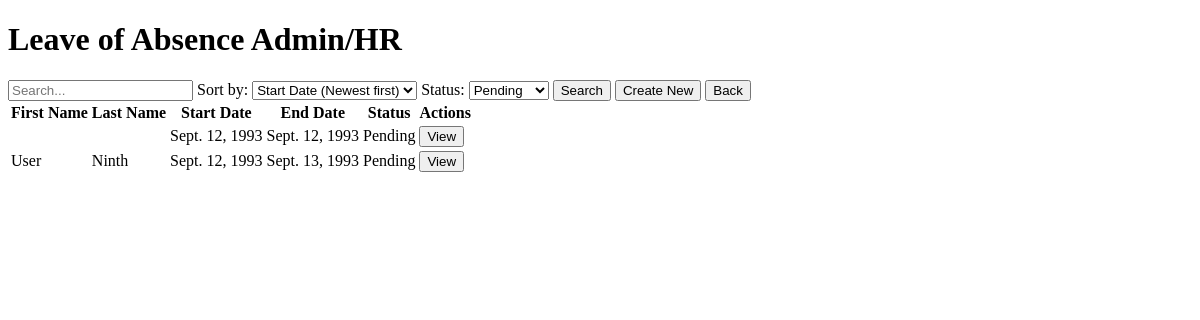
Page /loa_admin_hr/ (signed in) on the earlier database version.
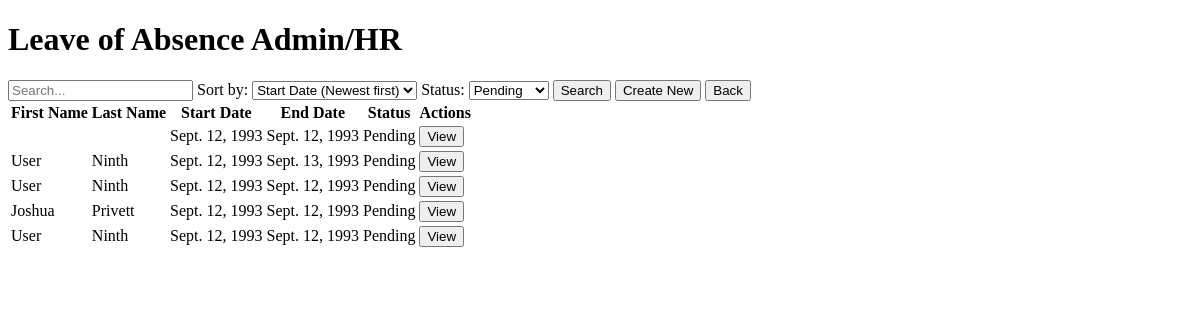
Same page on the later database version.
### main/models.py (models this page shows, shortened)
class LOA(models.Model):
    STATUS_CHOICES = [
        ('Pending', 'Pending'),
        ('Approved', 'Approved'),
        ('Denied', 'Denied'),
    ]
    user = models.ForeignKey(User, on_delete=models.CASCADE)
    start_date = models.DateField()
    end_date = models.DateField()
    status = models.CharField(max_length=10, choices=STATUS_CHOICES, default='Pending')

### main/views.py (the view)
# urls.py: path('loa_admin_hr/', views.loa_admin_hr, name='loa_admin_hr'),
@login_required
@user_passes_test(lambda user: is_admin(user) or is_approver(user) or is_it(user))
def loa_admin_hr(request):
    query = request.GET.get('q', '')
    sort_by = request.GET.get('sort_by', 'start_date_desc')
    status_filter = request.GET.get('status_filter', 'pending')
    loas = LOA.objects.all()
    if query:
        loas = loas.filter(
            Q(user__username__icontains=query) | Q(status__icontains=query)
        )
    if status_filter == 'pending':
        loas = loas.filter(status='Pending')
    elif status_filter == 'approved':
        loas = loas.filter(status='Approved')
    elif status_filter == 'denied':
        loas = loas.filter(status='Denied')
    if sort_by == 'start_date_asc':
        loas = loas.order_by('start_date')
    elif sort_by == 'start_date_desc':
        loas = loas.order_by('-start_date')
    elif sort_by == 'last_date_asc':
        loas = loas.order_by('last_date')
    elif sort_by == 'last_date_desc':
        loas = loas.order_by('-last_date')
    return render(request, 'loa_admin_hr.html', {'loas': loas, 'query': query, 'sort_by': sort_by, 'status_filter': status_filter})

### main/views.py (called while the page is built)
def is_admin(user):
    return user.groups.filter(name='Admin').exists()

def is_approver(user):
    return user.groups.filter(name='Approver').exists()

### main/templates/loa_admin_hr.html (shortened to what this page needs)
<!DOCTYPE html>
<html>
<head>
</head>
<body>
<h1>Leave of Absence Admin/HR</h1>
<form method="get" action="{% url 'loa_admin_hr' %}">
    <input type="text" name="q" placeholder="Search..." value="{{ query }}">
    <label for="sort_by">Sort by:</label>
    <select name="sort_by">
        <option value="start_date_desc" {% if sort_by == 'start_date_desc' %}selected{% endif %}>Start Date (Newest first)</option>
    </select>
    <label for="status_filter">Status:</label>
    <select name="status_filter">
        <option value="pending" {% if status_filter == 'pending' %}selected{% endif %}>Pending</option>
    </select>
    <button type="submit">Search</button>
    <a href="{% url 'loa_create' %}"><button type="button">Create New</button></a>
    <a href="{% url 'home_admin_hr' %}"><button type="button">Back</button></a>
</form>
<table>
<tr>
<th>First Name</th>
<th>Last Name</th>
<th>Start Date</th>
<th>End Date</th>
<th>Status</th>
<th>Actions</th>
</tr>
{% for loa in loas %}
<tr>
<td>{{ loa.user.first_name }}</td>
<td>{{ loa.user.last_name }}</td>
<td>{{ loa.start_date }}</td>
<td>{{ loa.end_date }}</td>
<td>{{ loa.status }}</td>
<td>
<a href="{% url 'loa_submission_overview_admin_hr' %}?id={{ loa.id }}"><button type="button">View</button></a>
</td>
</tr>
{% endfor %}
</table>
</body>
</html>

Differences in the rows shown:
added LOA: user.first_name "User", user.last_name "Ninth", start_date "Sept. 12, 1993", end_date "Sept. 12, 1993", status "Pending"
added LOA: user.first_name "Joshua", user.last_name "Privett", start_date "Sept. 12, 1993", end_date "Sept. 12, 1993", status "Pending"
added LOA: user.first_name "User", user.last_name "Ninth", start_date "Sept. 12, 1993", end_date "Sept. 12, 1993", status "Pending"
